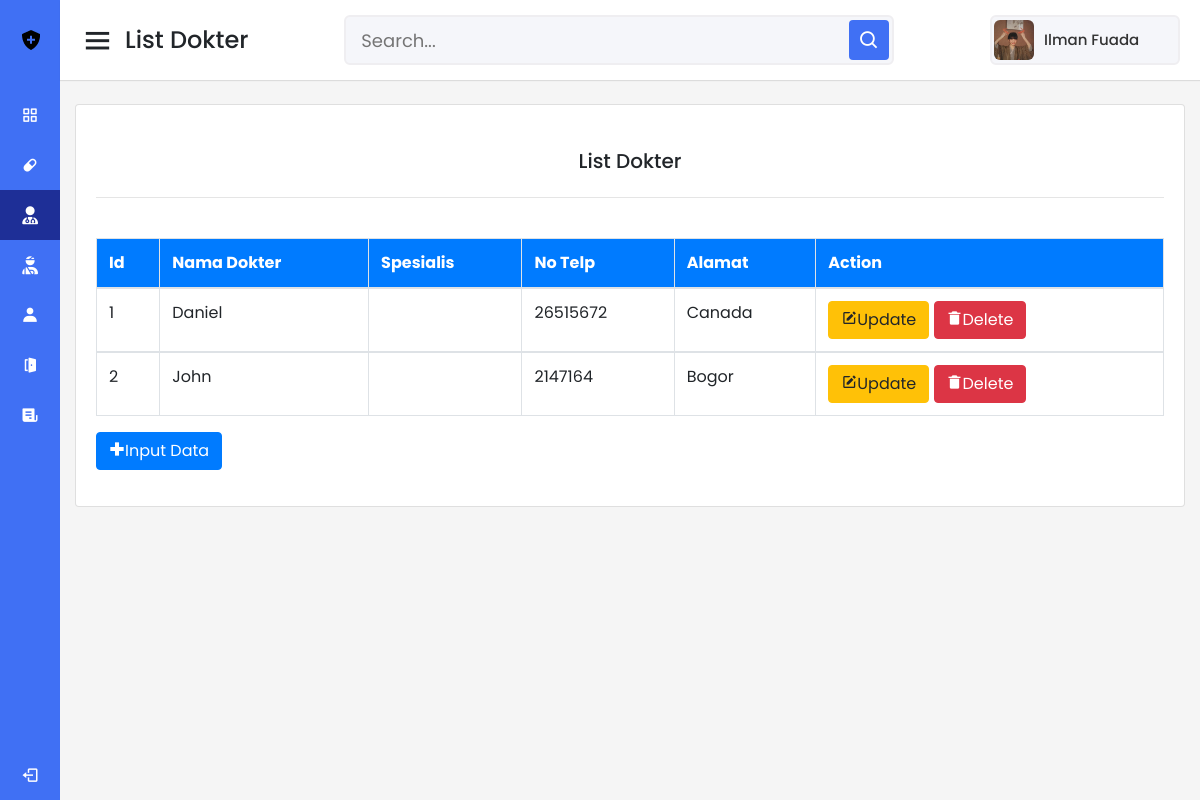
Screenshot of /dokter.php with the database file from the repository.
### tables this page shows
CREATE TABLE `dokter` (
  `id_dokter` int(11) NOT NULL AUTO_INCREMENT,
  `nama_dokter` varchar(50) DEFAULT NULL,
  `spesialis` varchar(50) DEFAULT NULL,
  `no_telp` int(14) DEFAULT NULL,
  `alamat` varchar(50) DEFAULT NULL,
  PRIMARY KEY (`id_dokter`)
);

### dokter.php (the view, shortened to what this page needs)
<!DOCTYPE html>
<html lang="en">
<head>
  <link rel="stylesheet" href="dash.css">
  <link href='https://unpkg.com/boxicons@2.0.7/css/boxicons.min.css' rel='stylesheet'>
  <link rel="stylesheet" href="https://cdnjs.cloudflare.com/ajax/libs/font-awesome/6.2.1/css/all.min.css">
  <link rel="stylesheet" href="https://cdn.jsdelivr.net/npm/bootstrap@4.6.2/dist/css/bootstrap.min.css">
</head>
<body>
  <div class="sidebar">
    <div class="logo-details">
      <img src="gambar/shield-solid.png" alt="" class="mr-3 ml-2">
      <span class="logo_name">DOKi</span>
    </div>
    <ul class="nav-links">
      <li>
        <a href="dashboard.html">
          <i class='bx bx-grid-alt' ></i>
          <span class="links_name">Dashboard</span>
        </a>
      </li>
      <li>
        <a href="obat.php">
          <i class='bx bxs-capsule'></i>
          <span class="links_name">Informasi Obat</span>
        </a>
      </li>
      <li>
        <a href="dokter.php" class="active">
          <i class="fa-solid fa-user-doctor"></i>
          <span class="links_name">Informasi Dokter</span>
        </a>
      </li>
      <li>
        <a href="pasien.php">
          <i class="fa-solid fa-user-injured"></i>
          <span class="links_name">Informasi Pasien</span>
        </a>
      </li>
      <li>
        <a href="perawat.php">
          <i class='bx bxs-user'></i>
          <span class="links_name">Informasi Perawat</span>
        </a>
      </li>
      <li>
        <a href="kamar.php">
          <i class='bx bxs-door-open'></i>
          <span class="links_name">Informasi Kamar</span>
        </a>
      </li>
      <li>
        <a href="medis.php">
          <i class='bx bxs-receipt'></i>
          <span class="links_name">Riwayat Rekam Medis</span>
        </a>
      </li>
      <li class="log_out">
        <a href="index.html">
          <i class='bx bx-log-out'></i>
          <span class="links_name">Log out</span>
        </a>
      </li>
    </ul>
  </div>
  <section class="home-section">
    <nav>
      <div class="sidebar-button">
        <i class='bx bx-menu sidebarBtn'></i>
        <span class="dashboard">List Dokter</span>
      </div>
      <div class="search-box">
        <input type="text" placeholder="Search...">
        <i class='bx bx-search' ></i>
      </div>
      <div class="profile-details">
        <img src="gambar/potrait.jpg" alt="">
        <span class="admin_name">Ilman Fuada</span>
      </div>
    </nav>
    <div class="home-content">
      <div class="container">
        <div class="card">
          <div class="card-body">
            <br>
            <h5 class="card-title mb-4" style="text-align: center;">List Dokter</h5>
            <hr>
            <?php
            include "koneksi.php";
            ?>
            <table class="table table-bordered table-hover">
              <br>
              <thead class="bg-primary text-white">
                <tr>
                  <th>Id</th>
                  <th>Nama Dokter</th>
                  <th>Spesialis</th>
                  <th>No Telp</th>
                  <th>Alamat</th>
                  <th>Action</th>
                </tr>
              </thead>
              <?php
              include "koneksi.php";
              $sql="select*from dokter order by id_dokter desc";
              $hasil=mysqli_query($kon,$sql);
              $no=0;
              while ($data = mysqli_fetch_array($hasil)) {
                $no++;
                ?>
                <tbody>
                  <tr>
                    <td><?php echo $no;?></td>
                    <td><?php echo $data["nama_dokter"]; ?></td>
                    <td><?php echo $data["id_spesialis"]; ?></td>
                    <td><?php echo $data["no_telp"]; ?></td>
                    <td><?php echo $data["alamat"]; ?></td>
                    <td>
                      <a href="dokteru.php?id_dokter=<?php echo htmlspecialchars($data['id_dokter']); ?>" class="btn btn-warning" role="button"><i class='bx bxs-edit'></i>Update</a>
                      <a href="<?php echo htmlspecialchars($_SERVER["PHP_SELF"]); ?>?id_dokter=<?php echo $data['id_dokter']; ?>" class="btn btn-danger" role="button"><i class='bx bxs-trash-alt'></i>Delete</a>
                    </td>
                  </tr>
                </tbody>
                <?php
              }
              ?>
            </table>
            <a href="dokterc.php" class="btn btn-primary mb-3" role="button"><i class='bx bx-plus-medical' ></i>Input Data</a>
          </div>
        </div>
      </div>
    </div>
  </section>
</body>
</html>

### dash.css (style rules this page uses)
* { margin: 0; padding: 0; box-sizing: border-box; font-family: 'Poppins', sans-serif; }
.sidebar { position: fixed; height: 100%; width: 240px; background: #4070f4; transition: all 0.5s ease; }
.sidebar .logo-details { height: 80px; display: flex; align-items: center; margin-left: 11px; }
.sidebar .logo-details .logo_name { color: #fff; font-size: 24px; font-weight: 500; font-family: viga; }
.sidebar .nav-links { margin-top: 10px; }
.sidebar .nav-links li { position: relative; list-style: none; height: 50px; }
.sidebar .nav-links li a { height: 100%; width: 100%; display: flex; align-items: center; text-decoration: none; transition: all 0.4s ease; }
.sidebar .nav-links li a.active { background: #1E2F97; }
.sidebar .nav-links li i { min-width: 60px; text-align: center; font-size: 18px; color: #fff; }
.sidebar .nav-links li a .links_name { color: #fff; font-size: 15px; font-weight: 400; white-space: nowrap; }
.sidebar .nav-links .log_out { position: absolute; bottom: 0; width: 100%; }
.home-section { position: relative; background: #f5f5f5; min-height: 100vh; width: calc(100% - 240px); left: 240px; transition: all 0.5s ease; }
.home-section nav { display: flex; justify-content: space-between; height: 80px; background: #fff; display: flex; align-items: center; position: fixed; width: calc(100% - 240px); left: 240px; z-index: 100; padding: 0 20px; box-shadow: 0 1px 1px rgba(0, 0, 0, 0.1); transition: all 0.5s ease; }
.home-section nav .sidebar-button { display: flex; align-items: center; font-size: 24px; font-weight: 500; }
nav .sidebar-button i { font-size: 35px; margin-right: 10px; }
.home-section nav .search-box { position: relative; height: 50px; max-width: 550px; width: 100%; margin: 0 20px; }
nav .search-box input { height: 100%; width: 100%; outline: none; background: #F5F6FA; border: 2px solid #EFEEF1; border-radius: 6px; font-size: 18px; padding: 0 15px; }
nav .search-box .bx-search { position: absolute; height: 40px; width: 40px; background: #4070f4; right: 5px; top: 50%; transform: translateY(-50%); border-radius: 4px; line-height: 40px; text-align: center; color: #fff; font-size: 22px; transition: all 0.4 ease; }
.home-section nav .profile-details { display: flex; align-items: center; background: #F5F6FA; border: 2px solid #EFEEF1; border-radius: 6px; height: 50px; min-width: 190px; padding: 0 15px 0 2px; }
nav .profile-details img { height: 40px; width: 40px; border-radius: 6px; object-fit: cover; }
nav .profile-details .admin_name { font-size: 15px; font-weight: 500; color: #333; margin: 0 10px; white-space: nowrap; }
.home-section .home-content { position: relative; padding-top: 104px; }
@media (max-width: 1240px) { .sidebar { width: 60px; } }
@media (max-width: 1240px) { .home-section { width: calc(100% - 60px); left: 60px; } }
@media (max-width: 1240px) { .home-section nav { width: calc(100% - 60px); left: 60px; } }

### rows the page displays
dokter: nama_dokter "Daniel", no_telp "26515672", alamat "Canada"
dokter: nama_dokter "John", no_telp "2147164", alamat "Bogor"
